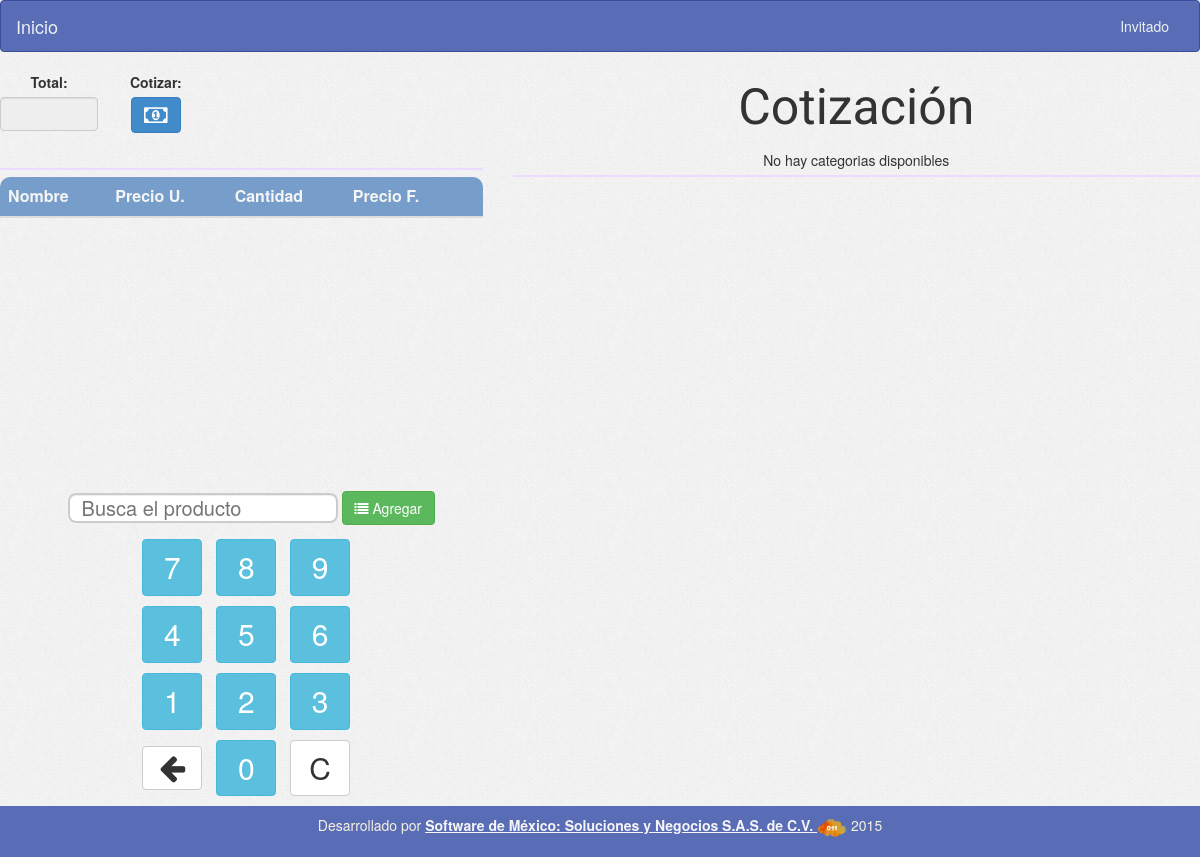
The app's page /cotizador/form_price.php, older data.
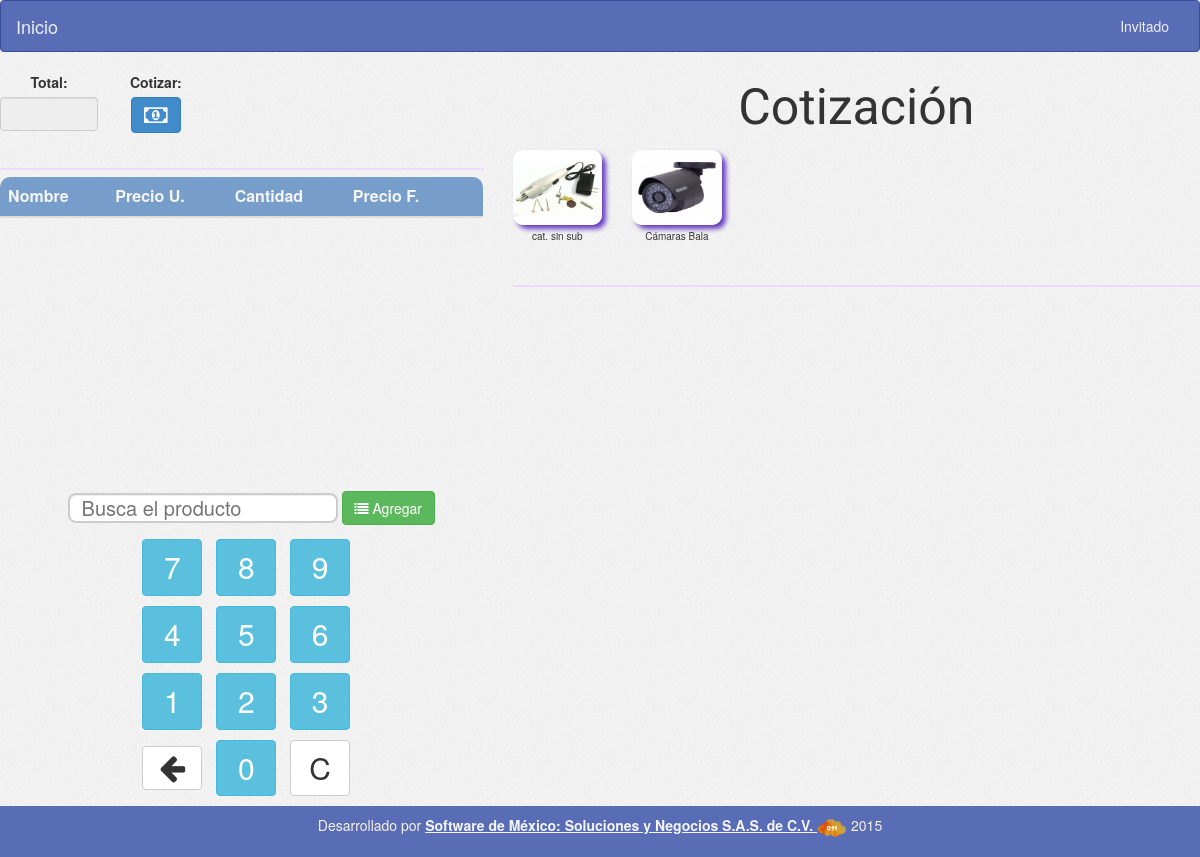
The same page, newer data.
### tables this page shows
CREATE TABLE IF NOT EXISTS `categorias` (
  `id` int(11) NOT NULL,
  `nombre` varchar(50) NOT NULL,
  `created` date NOT NULL,
  `created_by_user_id` int(11) NOT NULL,
  `activo` tinyint(4) NOT NULL,
  `img` varchar(50) DEFAULT NULL
);

### cotizador/config/conexion.php (called while the page is built, shortened)
<?php
	$tCategory="categorias";
?>

### cotizador/config/variables.php (called while the page is built, shortened)
<?php
        $rutaImgCat="uploads/categories/";
?>

### cotizador/form_price.php (the view, shortened to what this page needs)
<?php
include('config/conexion.php');
include('header.php');
include ('menu.php');
include('config/variables.php');
$sqlGetCategories = "SELECT * FROM $tCategory WHERE activo='1' ORDER BY nombre ";
$resGetCategories = $con->query($sqlGetCategories);
$optCategories = '';
if ($resGetCategories->num_rows > 0) {
    while ($rowGetCategories = $resGetCategories->fetch_assoc()) {
        $optCategories .= '<div class="col-sm-2 div-img-sales"><img src="' . $rutaImgCat . $rowGetCategories['img'] . '" class="clickCategory img-sales" title="' . $rowGetCategories['id'] . '" width="100%">' . $rowGetCategories['nombre'] . '</div>';
    }
} else {
    $optCategories .= 'No hay categorias disponibles';
}
?>
<div class="row">
    <div class="col-xs-5 sales sales-izquierda">
        <div class="ticket text-center">
            <form id="formTicket" method="POST" action="" >
                <div class="cobrar row">
                    <div class="form-group col-xs-3">
                        <label>Total:</label></br>
                        <input type="text" id="inputTotal" name="inputTotal" readonly step=0.01 class="form-control col-xs-12" >
                    </div>
                    <div class="form-group col-xs-2">
                        <label>Cotizar:</label></br>
                        <button type="button" class="btn btn-primary" data-toggle="modal" data-target="#myModalAdd"><i class="fa fa-money" style="font-size: 2.2rem;"></i></button>
                    </div>
                </div>
                <div class="line"></div>
                <div class="mygrid-wrapper-div">
                    <table id="dataTicket" class="table table-striped">
                        <thead>
                            <tr>
                                <th>Nombre</th>
                                <th>Precio U.</th>
                                <th>Cantidad</th>
                                <th>Precio F.</th>
                                <th></th>
                            </tr>
                        </thead>
                    </table>
                </div>
            </form>
        </div>
        <div class="teclado text-center">
            <form id="formTeclado" method="POST" class="form-inline">
                <div class="form-group">
                    <input type="text" class="typeahead tt-query" autocomplete="off" spellcheck="false" placeholder="Busca el producto" id="inputCod" name="inputCod">
                </div>
                <button type="submit" class="btn btn-success"><i class="fa fa-list"></i> Agregar</button>
            </form>
            <div id="teclado_numerico_2" class="text-center">
                <div class="numeric-form-sales">
                    <span class="btn btn-info btn-numeric-form" onclick="teclado(7)">7</span>
                    <span class="btn btn-info btn-numeric-form" onclick="teclado(8)">8</span>
                    <span class="btn btn-info btn-numeric-form" onclick="teclado(9)">9</span>
                    <br>
                    <span class="btn btn-info btn-numeric-form" onclick="teclado(4)">4</span>
                    <span class="btn btn-info btn-numeric-form" onclick="teclado(5)">5</span>
                    <span class="btn btn-info btn-numeric-form" onclick="teclado(6)">6</span>
                    <br>
                    <span class="btn btn-info btn-numeric-form" onclick="teclado(1)">1</span>
                    <span class="btn btn-info btn-numeric-form" onclick="teclado(2)">2</span>
                    <span class="btn btn-info btn-numeric-form" onclick="teclado(3)">3</span>
                    <br>
                    <span class="btn btn-default btn-numeric-form erase"><i class="fa fa-arrow-left"></i></span>
                    <span class="btn btn-info btn-numeric-form" onclick="teclado(0)">0</span>
                    <span class="btn btn-default btn-numeric-form" onClick="borrarTeclado()" >C</span>
                </div>
            </div>
        </div>
    </div>
    <div class="col-sm-7 sales sales-derecha text-center">
        <div class="titulo-crud2">
            Cotización <span class="tipoPrecio" style="font-size: 14px"><i></i></span>
        </div>
        <div class="row productCategory div-sales">
            <?= $optCategories; ?>
        </div>
        <div class="line"></div>
    </div>
</div>
<?php
include ('footer.php');
?>

### cotizador/header.php (shortened to what this page needs)
<html lang="en">
  <head>
    <?php
        include ('config/variables.php');
    ?>
    <link href="assets/css/application.css" rel="stylesheet">
  </head>
  <body>

### cotizador/menu.php (shortened to what this page needs)
<nav class="navbar navbar-default">
  <div class="container-fluid">
    <div class="navbar-header">
      <?php
      if (isset($_SESSION['perfil']) && $_SESSION['perfil'] == "1") {
        if (isset($_SESSION['sessA'])) {
          ?>
          <a class="navbar-brand" href="index_admin.php">Inicio</a>
          <?php
        } else {
          ?>
          <!-- <a class="navbar-brand" href="form_sales.php">Inicio</a>
          <a class="navbar-brand" href="form_orders.php">Pedidos</a>
          <a class="navbar-brand" href="form_orders_est.php">Seguimiento de pedidos</a> -->
          <a class="navbar-brand" href="form_price.php">Inicio</a>
          <?php
        }
      } elseif (isset($_SESSION['perfil']) && $_SESSION['perfil'] == "3" && isset($_SESSION['sess'])) {
        ?>
          <a class="navbar-brand" href="../index.php">Inicio</a>
        <?php
      } else {
        ?>
        <a class="navbar-brand" href="../index.php">Inicio</a>
        <?php
      }
      ?>
    </div>
    <div class="collapse navbar-collapse" id="bs-example-navbar-collapse-1">
      <ul class="nav navbar-nav navbar-right">
        <?php
        if (isset($_SESSION['perfil']) && ($_SESSION['perfil'] == "1" || $_SESSION['perfil'] == 4) ) {
          echo '<li class="no-a user-name">Bienvenido ' . $_SESSION['userName'] . '</li>';
          echo '<li><a href="controllers/proc_destroy_login_admin.php">Cerrar Sesión</a></li>';
        }else if(isset($_SESSION['perfil']) && $_SESSION['perfil'] != "1"){
          echo '<li class="no-a user-name">Bienvenido ' . $_SESSION['userName'] . '</li>';
          echo '<li><a href="controllers/proc_destroy_login.php">Cerrar Sesión</a></li>';
        }else{
            echo '<li><a href="#">Invitado</a></li>';
        }
        ?>
      </ul>
    </div>
  </div>
</nav>

### cotizador/footer.php
  <footer class="footer">
    <p>Desarrollado por <a href="http://solucionesynegocios.com.mx" target="_blank" ><b>Software de México: Soluciones y Negocios S.A.S. de C.V.</b> <img src="assets/img/ico_nube.png" width="30px"></a> 2015</p>
  </footer>
</body>
</html>

### cotizador/assets/css/application.css (style rules this page uses)
body { min-height: 100%; background-image: url("../img/bg.jpg"); }
.numeric-form-sales > .btn { font-size: 3rem; padding-left: 1.5rem; padding-right: 1.5rem; min-width: 6rem; margin-bottom: 1rem; margin-left: 1rem; }
.titulo-crud2 { font-size: 5rem; font-family: 'Roboto', sans-serif; padding-bottom: .7rem; }
.footer { background-color: #596cb6; color: whitesmoke; position: relative; right: 0; bottom: 0; left: 0; padding: 1rem; text-align: center; }
.footer p { color: #F7F2E0; }
.footer a { color: whitesmoke; text-decoration: underline; }
.navbar-default { background-color: #596cb6; border-color: #394d9a; }
.navbar-default .navbar-brand { color: #ecf0f1; }
.navbar-default .navbar-nav > li > a { color: #ecf0f1; }
.navbar-default .navbar-collapse, .navbar-default .navbar-form { border-color: #ecf0f1; }
thead > tr > td,th { background-color: #779ECB; color: whitesmoke; }
thead > tr > td:first-of-type,th:first-of-type { border-top-left-radius: 1rem; }
thead > tr > td:last-of-type,th:last-of-type { border-top-right-radius: 1rem; }
.div-img-sales { font-size: 1rem; height: 13rem; }
.img-sales { height: 7.5rem; width: 100%; border-radius: 1rem; -webkit-box-shadow: 4px 4px 5px 0px rgba(59, 0, 178, 0.75); -moz-box-shadow: 4px 4px 5px 0px rgba(59, 0, 178, 0.75); box-shadow: 4px 4px 5px 0px rgba(59, 0, 178, 0.75); margin-bottom: .4rem; }
.div-sales { margin-bottom: .5rem; }
.ticket { min-height: 40%; }
.line { width: 100%; min-height: 2px; background-color: #ecdbff; margin-bottom: .7rem; }
.cobrar { margin-bottom: 1rem; }
.mygrid-wrapper-div { overflow: scroll; height: 300px; }
.typeahead, .tt-query, .tt-hint { margin-left: 2rem; border: 2px solid #CCCCCC; border-radius: 8px; font-size: 20px; height: 30px; line-height: 30px; outline: medium none; padding: 8px 12px; width: 270px; }
.typeahead { background-color: #FFFFFF; }
.tt-query { box-shadow: 0 1px 1px rgba(0, 0, 0, 0.075) inset; }

### cotizador/assets/css/loader.css (style rules this page uses)
p { line-height: 1.33em; color: #7E7E7E; }

Row changes from the older to the newer data that the page shows:
added categorias: img (picture), nombre "cat. sin sub"
added categorias: img (picture), nombre "Cámaras Bala"
Text that changed along with them:
text no longer shown: "No hay categorias disponibles"
